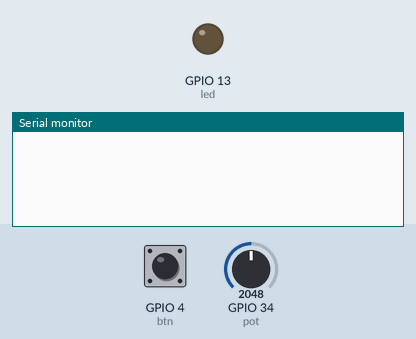
This sketch was run on a simulated ESP32. On the bench: output pins drawn as LEDs (lit = HIGH), the last lines printed to the serial monitor. The test bench sets the inputs (shaded band); at power-on: GPIO 4 (btn) HIGH, GPIO 34 (pot) = 2048.

Above: at 2.7 s.
2.8 s: GPIO 4 (btn) pulled LOW for 0.15 s
At 4.0 s:
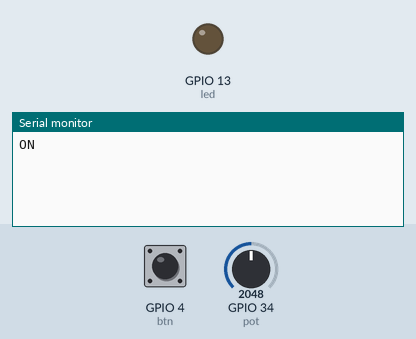
4.4 s: GPIO 4 (btn) pulled LOW for 1 s
At 5.2 s:
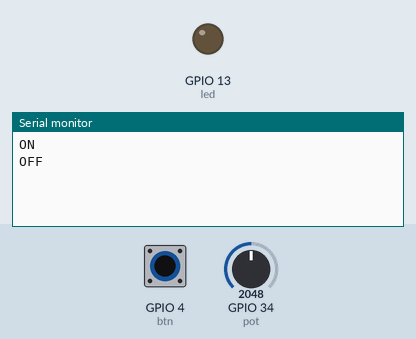

The sketch:

subscribeAndpublish.ino
```cpp
/****************************************
 * Bibliotecas
 ****************************************/
#include "UbidotsEsp32Mqtt.h"

/****************************************
 * Variáveis
 ****************************************/
const char *UBIDOTS_TOKEN = "BBUS-wFGegKHNmyr5J1yrp8O4Flf2r6QvzV";
const char *WIFI_SSID = "CLARO_2G851625";
const char *WIFI_PASS = "D5851625";
const char *DEVICE_LABEL = "tb";              //Utilizar nome de placa de preferencia em minusculo
const char *PUBLISH_POT = "potenciometro";
const char *SUBSCRIBE_LED = "led";
const char *PUBLISH_BTN = "btn";

const int btn=4;
const int led=13;
const int pot=34;

unsigned long ultimotempopot;
unsigned long ultimotempobtn;

/****************************************
 * Funções Auxiliares
 ****************************************/
void callback(char *topic, byte *payload, unsigned int length)
{
  Serial.print("Message arrived [");
  Serial.print(topic);
  Serial.print("] ");
  String mensagem = "";

  for (int i = 0; i < length; i++)
  {
    mensagem += ((char)payload[i]);
  }
  Serial.println(mensagem);

  if (mensagem == "1.0"){
    digitalWrite(led, HIGH);
  }else if (mensagem == "0.0"){
    digitalWrite(led, LOW);
  }

}


Ubidots ubidots(UBIDOTS_TOKEN);

void setup() {
  pinMode(led,OUTPUT);
  pinMode(btn,INPUT_PULLUP);
  Serial.begin(115200);
  ubidots.connectToWifi(WIFI_SSID, WIFI_PASS);
  ubidots.setCallback(callback);
  ubidots.setup();
  ubidots.reconnect();
  ubidots.subscribeLastValue(DEVICE_LABEL, SUBSCRIBE_LED);

}

void loop() {
  if (!ubidots.connected())
  {
    ubidots.reconnect();
  }

  if((millis() - ultimotempopot)> 5000){
    float valorpot = analogRead(pot);
    ubidots.add(PUBLISH_POT, valorpot);
    ubidots.publish(DEVICE_LABEL);
    ultimotempopot = millis();
  }

  static bool estadoToggle = false;
  static bool estadoBotaoAnterior = HIGH;

  bool estadoBotao = digitalRead(btn);

  if (estadoBotao == LOW && estadoBotaoAnterior == HIGH) {
    estadoToggle = !estadoToggle;

    ubidots.add(PUBLISH_BTN, estadoToggle ? 1 : 0);
    ubidots.publish(DEVICE_LABEL);

    Serial.println(estadoToggle ? "ON" : "OFF");

    delay(200);
  }

  estadoBotaoAnterior = estadoBotao;

  ubidots.loop();
}
```

Measured:
- after the input at 2.8 s, the serial monitor: prints a new line at once (image 1)
- after the input at 4.4 s, the serial monitor: prints a new line at once (image 2)
